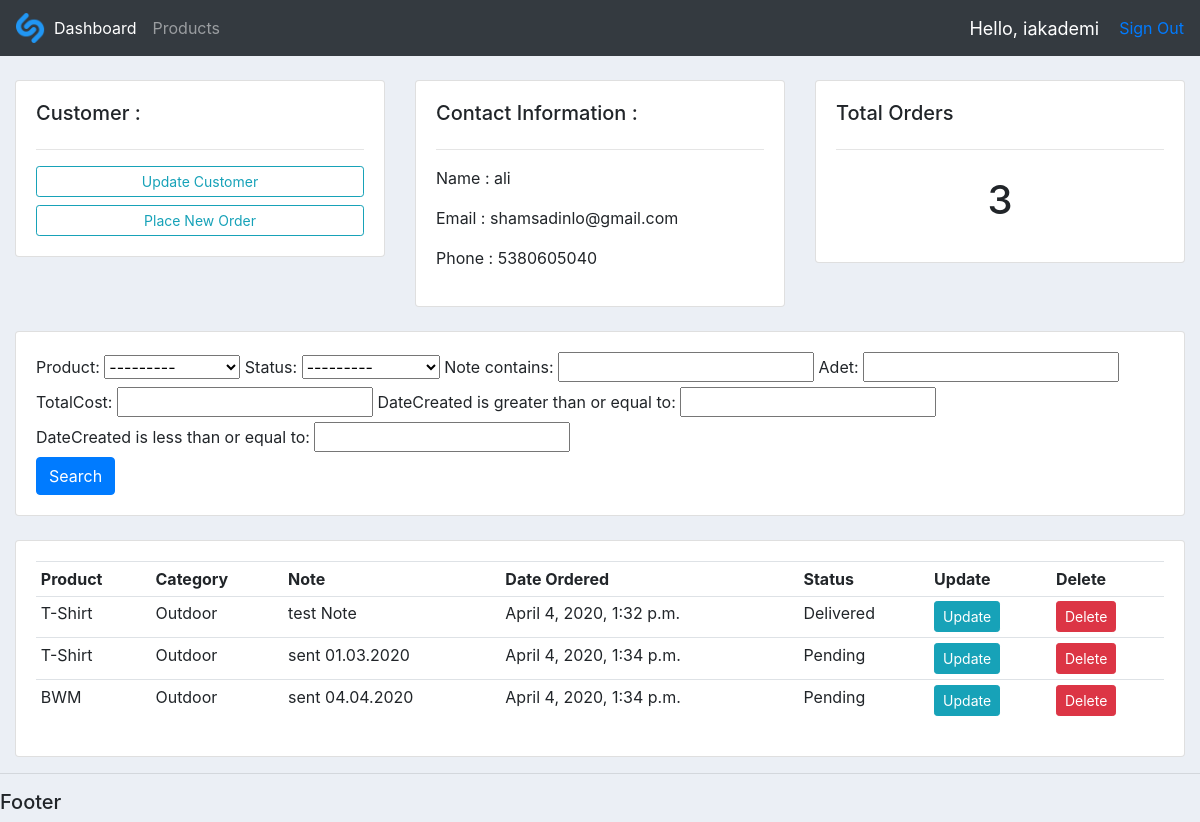
Page /customer/25/ (signed in) on the earlier database version.
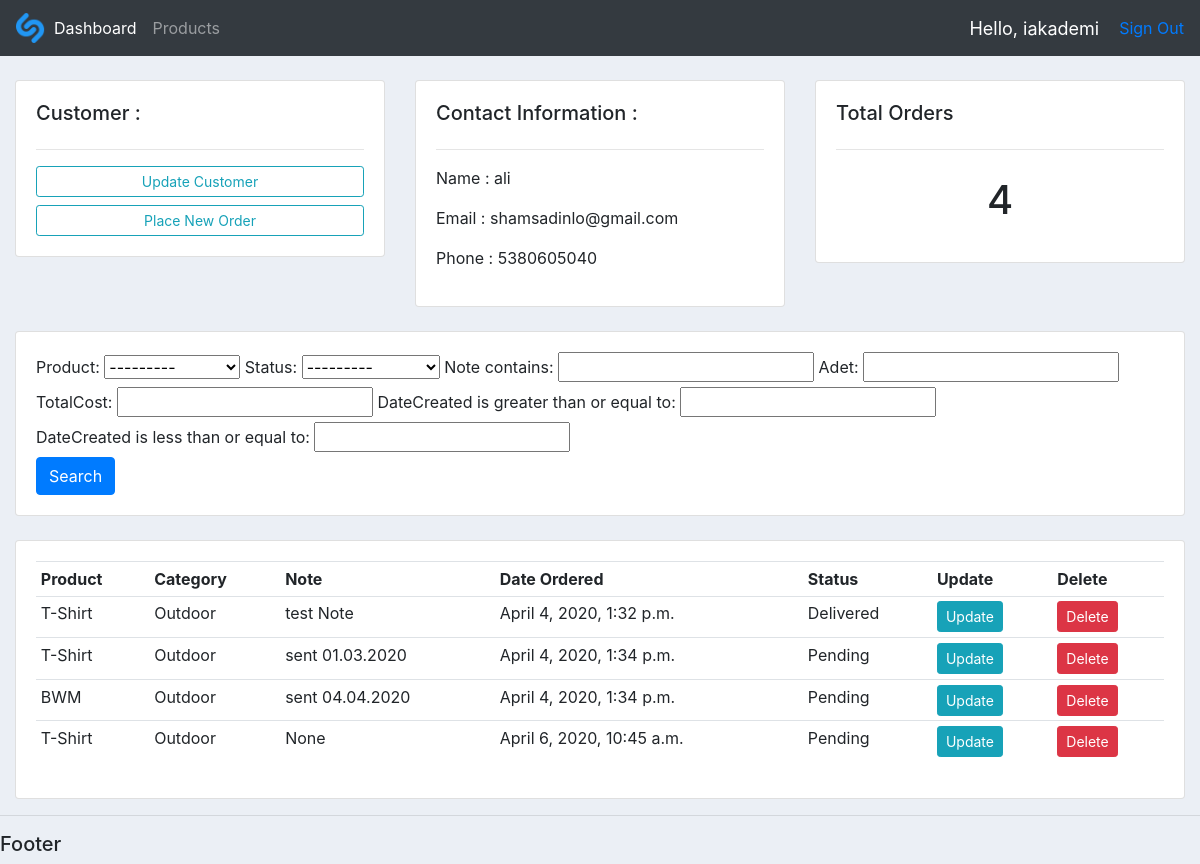
Same page on the later database version.
### accounts/models.py (models this page shows, shortened)
class Order(models.Model):
    Status = (
        ('Pending', 'Pending'),
        ('Out of Delivery', 'Out Of Delivery'),
        ('Delivered', 'Delivered')
    )
    customer = models.ForeignKey(Customer, null=True, on_delete=models.SET_NULL)
    product = models.ForeignKey(Product, null=True, on_delete=models.SET_NULL)
    dateCreated = models.DateTimeField(auto_now_add=True, null=True)
    status = models.CharField(max_length=200, null=True, choices=Status, default='Pending')
    note = models.CharField(max_length=1000, null=True)
    adet = models.IntegerField(null=True)
    totalCost= models.IntegerField(null=True)

class Product(models.Model):
    Category = (
        ('Indoor', 'Indoor'),
        ('Outdoor', 'Outdoor'),
        ('Electronic', 'Electronic')
    )
    name = models.CharField(max_length=200, null=True)
    price = models.FloatField(null=True)
    category = models.CharField(max_length=200, null=True, choices=Category)
    description = models.CharField(max_length=200, null=True)
    dateCreated = models.DateTimeField(auto_now_add=True, null=True)
    tags = models.ManyToManyField(Tag)
    def __str__(self):
        return self.name

### accounts/decorators.py (the view)
        def wrapper_function(request, *args, **kwargs):
            group = None
            if request.user.groups.exists():
                group = request.user.groups.all()[0].name
            for role in allowed_roles:
                if group == role:
                    return view_func(request, *args, **kwargs)
            return HttpResponse("You are not authorized to view this page")

### accounts/views.py (called while the page is built)
@login_required(login_url='signin')
@allowed_users(allowed_roles=['admin'])
def customer(request, pk):
    customer = Customer.objects.get(id=pk)
    orders = customer.order_set.all()
    ordersCount = orders.count()
    myFilter = OrderFilter(request.GET, queryset=orders)
    orders = myFilter.qs
    context = {'customer': customer,
               'orders': orders,
               'ordersCount': ordersCount,
               'myFilter': myFilter}
    return render(request, 'accounts/customer.html', context)

### accounts/templates/accounts/customer.html
{% extends 'accounts/main.html' %}
{% block content %}
<br>
<div class="row">
    <div class="col-md">
        <div class="card card-body">
            <h5>Customer : </h5>
            <hr>
            <a class="btn btn-outline-info btn btn-sm btn-block" href="{% url 'update_customer' customer.id %}">Update
                Customer</a>
            <a class="btn btn-outline-info btn btn-sm btn-block" href="{%url 'create_order' customer.id %}">Place New
                Order</a>
        </div>
    </div>
    <div class="col-md">
        <div class="card card-body">
            <h5>Contact Information :</h5>
            <hr>
            <p>Name : {{customer.name}}</p>
            <p>Email : {{customer.email}}</p>
            <p>Phone : {{customer.phone}}</p>
        </div>
    </div>
    <div class="col-md">
        <div class="card card-body">
            <h5>Total Orders</h5>
            <hr>
            <h1 style="text-align:center;padding:10px;">{{ordersCount}}</h1>
        </div>
    </div>
</div>
<br>
<div class="row">
    <div class="col">
        <div class="card card-body">
            <form method="get">
                {{myFilter.form}}
                <br>
                <button class="btn btn-primary" type="submit">Search</button>
            </form>
        </div>
    </div>
</div>
<br>
<div class="row">
    <div class="col-md">
        <div class="card card-body">
            <table class="table table-sm">
                <tr>
                    <th>Product</th>
                    <th>Category</th>
                    <th>Note</th>
                    <th>Date Ordered</th>
                    <th>Status</th>
                    <th>Update</th>
                    <th>Delete</th>
                </tr>
                {% for order in orders%}
                <tr>
                    <td>{{order.product}}</td>
                    <td>{{order.product.category}}</td>
                    <td>{{order.note}}</td>
                    <td>{{order.dateCreated}}</td>
                    <td>{{order.status}}</td>
                    <td><a href="{% url 'update_order' order.id %}" class="btn btn-sm btn-info">Update</a></td>
                    <td><a href="{% url 'delete_order' order.id %}" class="btn btn-sm btn-danger">Delete</a></td>
                </tr>
                {%endfor%}
            </table>
        </div>
    </div>
</div>
{% endblock %}

Differences in the rows shown:
added Order: product "T-Shirt", product.category "Outdoor", note "None", dateCreated "April 6, 2020, 10:45 a.m.", status "Pending"
Other differences:
{{ ordersCount }}: "3" → "4"
